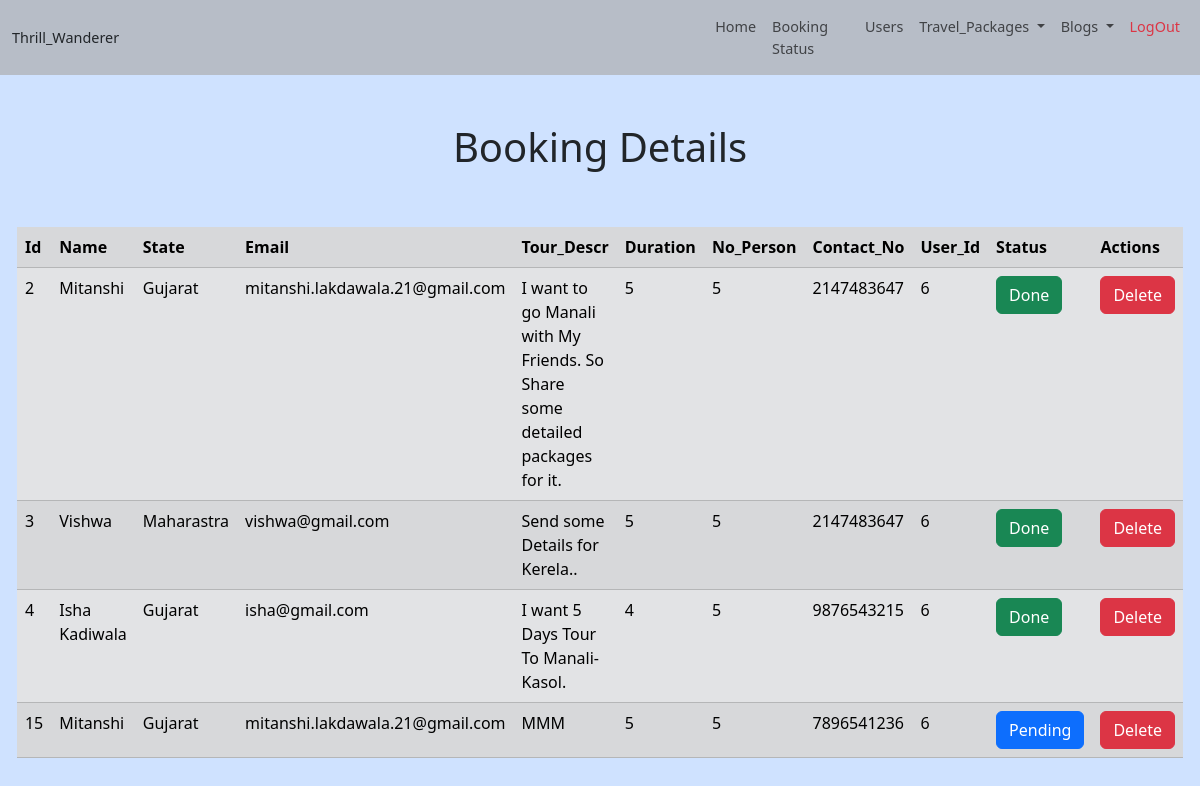
Page /Backend/book_appointmentDetail.php (signed in) on the committed database.
### tables this page shows
CREATE TABLE `booking` (
  `Id` int(11) NOT NULL,
  `Name` varchar(30) NOT NULL,
  `State` varchar(30) NOT NULL,
  `Email` varchar(100) NOT NULL,
  `Tour_Descr` varchar(600) NOT NULL,
  `Travel_Date` varchar(12) NOT NULL,
  `Duration` int(11) NOT NULL,
  `No_Person` int(11) NOT NULL,
  `Contact_No` bigint(11) NOT NULL,
  `Status` varchar(8) NOT NULL,
  `U_Id` int(11) NOT NULL
);

### Backend/book_appointmentDetail.php (the view, shortened to what this page needs)
<?php include_once("conn.php"); ?>
<!DOCTYPE html>
<html lang="en">
<head>
    <?php
    include('bLink.php');
    ?>
</head>
<body>
    <?php
    include('header.php');
    ?>
    <div class="bg-primary-subtle">
        <h1 class="p-5 text-center">Booking Details</h1>
        <table class="table table-secondary table-striped container table-responsive">
            <tr>
                <th>Id</th>
                <th>Name</th>
                <th>State</th>
                <th>Email</th>
                <th>Tour_Descr</th>
                <th>Duration</th>
                <th>No_Person</th>
                <th>Contact_No</th>
                <th>User_Id</th>
                <th>Status</th>
                <th>Actions</th>
            </tr>
            <?php
            $sql = "select *from booking";
            $result = mysqli_query($conn, $sql);
            while ($row = mysqli_fetch_array($result)) {
                if ($row["Status"] === 'Done') {
                    echo "<tr><td>" . $row["Id"] . "</td><td>" . $row["Name"] . "</td><td>" . $row["State"] . "</td><td>" . $row["Email"] . "</td><td>" . $row["Tour_Descr"] . "</td><td>" . $row["Duration"] . "</td><td>" . $row["No_Person"] . "</td><td>" . $row["Contact_No"] . "</td><td>" . $row["U_Id"] . "</td><td><a class='btn btn-success' href='editBooking.php?Id=" . $row["Id"] . "'>" . $row["Status"] . "</a></td><td><a class='btn btn-danger' href='deleteBooking.php?Id=" . $row["Id"] . "'>Delete</a></td></tr>";
                } else {
                    echo "<tr><td>" . $row["Id"] . "</td><td>" . $row["Name"] . "</td><td>" . $row["State"] . "</td><td>" . $row["Email"] . "</td><td>" . $row["Tour_Descr"] . "</td><td>" . $row["Duration"] . "</td><td>" . $row["No_Person"] . "</td><td>" . $row["Contact_No"] . "</td><td>" . $row["U_Id"] . "</td><td><a class='btn btn-primary' href='editBooking.php?Id=" . $row["Id"] . "'>" . $row["Status"] . "</a></td><td><a class='btn btn-danger' href='deleteBooking.php?Id=" . $row["Id"] . "'>Delete</a></td></tr>";
                }
            }
            ?>
        </table>
    </div>
</body>
</html>

### Backend/bLink.php (shortened to what this page needs)
    <link href="https://cdn.jsdelivr.net/npm/bootstrap@5.3.1/dist/css/bootstrap.min.css" rel="stylesheet"
>

### Backend/header.php (shortened to what this page needs)
<div class="Header sticky-top">
    <nav class="navbar navbar-expand-lg">
        <div class="container-fluid">
            <Link class="nav-link">Thrill_Wanderer</Link>
            <div class="collapse navbar-collapse" id="navbarTogglerDemo01"
                style="justifyContent:flex-end; flexGrow:0; margin-left:50%">
                <ul class="navbar-nav me-auto mb-2 mb-lg-0" style=" justifyContent:flex-end; ">
                    <li class="nav-item">
                        <a class="nav-link" href="home.php"> Home </a>
                    </li>
                    <li class="nav-item">
                        <a class="nav-link" href="book_appointmentDetail.php">Booking Status </a>
                    </li>
                    <li class="nav-item">
                        <a class="nav-link" href="userDetail.php">Users</a>
                    </li>
                    <li class="nav-item dropdown">
                        <a class="nav-link dropdown-toggle" href="#" id="navbarDropdownMenuLink" data-toggle="dropdown"
                            aria-haspopup="true" aria-expanded="false">
                            Travel_Packages
                        </a>
                    </li>
                    <li class="nav-item dropdown">
                        <a class="nav-link dropdown-toggle" href="#" id="navbarDropdownMenuLink" data-toggle="dropdown"
                            aria-haspopup="true" aria-expanded="false">
                            Blogs
                        </a>
                    </li>
                    <li class="nav-item">
                        <a class="nav-link text-danger btn btn-danger" href="logout.php">LogOut</a>
                    </li>
                </ul>
            </div>
        </div>
    </nav>
</div>

### Backend/bLink.php (style rules this page uses)
.Header { background-color: rgba(172, 172, 172, 0.669); font-size: 1.2vw; }
Body { background-color: #cfe2ff; }

### rows in the picture
booking: Id "2", Name "Mitanshi", State "Gujarat", Email "mitanshi.lakdawala.21@gmail.com", Tour_Descr "I want to go Manali with My Friends. So Share some detailed packages for it.", Duration "5", No_Person "5", Contact_No "2147483647", U_Id "6", Status "Done"
booking: Id "3", Name "Vishwa", State "Maharastra", Email "vishwa@gmail.com", Tour_Descr "Send some Details for Kerela..", Duration "5", No_Person "5", Contact_No "2147483647", U_Id "6", Status "Done"
booking: Id "4", Name "Isha Kadiwala", State "Gujarat", Email "isha@gmail.com", Tour_Descr "I want 5 Days Tour To Manali-Kasol.", Duration "4", No_Person "5", Contact_No "9876543215", U_Id "6", Status "Done"
booking: Id "15", Name "Mitanshi", State "Gujarat", Email "mitanshi.lakdawala.21@gmail.com", Tour_Descr "MMM", Duration "5", No_Person "5", Contact_No "7896541236", U_Id "6", Status "Pending"
